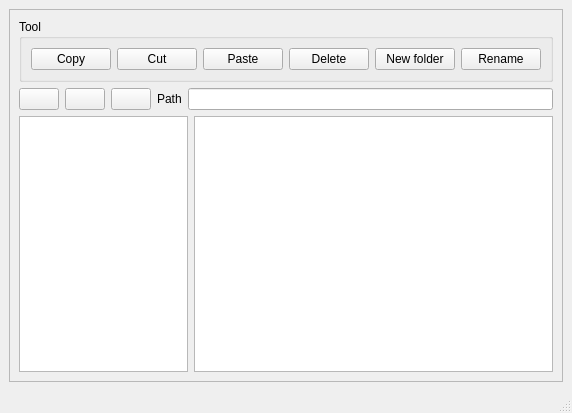
<?xml version="1.0" encoding="UTF-8"?>
<ui version="4.0">
 <class>MainWindow</class>
 <widget class="QMainWindow" name="MainWindow">
  <property name="geometry">
   <rect>
    <x>0</x>
    <y>0</y>
    <width>538</width>
    <height>413</height>
   </rect>
  </property>
  <property name="windowTitle">
   <string>MainWindow</string>
  </property>
  <widget class="QWidget" name="centralwidget">
   <layout class="QHBoxLayout" name="horizontalLayout">
    <item>
     <widget class="QFrame" name="frame">
      <property name="frameShape">
       <enum>QFrame::StyledPanel</enum>
      </property>
      <property name="frameShadow">
       <enum>QFrame::Raised</enum>
      </property>
      <layout class="QGridLayout" name="gridLayout_2">
       <item row="0" column="0" colspan="6">
        <widget class="QGroupBox" name="Tool">
         <property name="title">
          <string>Tool</string>
         </property>
         <layout class="QHBoxLayout" name="horizontalLayout_2">
          <item>
           <widget class="QPushButton" name="Copy">
            <property name="text">
             <string>Copy</string>
            </property>
           </widget>
          </item>
          <item>
           <widget class="QPushButton" name="Cut">
            <property name="text">
             <string>Cut</string>
            </property>
           </widget>
          </item>
          <item>
           <widget class="QPushButton" name="Paste">
            <property name="text">
             <string>Paste</string>
            </property>
           </widget>
          </item>
          <item>
           <widget class="QPushButton" name="Delete">
            <property name="text">
             <string>Delete</string>
            </property>
           </widget>
          </item>
          <item>
           <widget class="QPushButton" name="Newfolder">
            <property name="text">
             <string>New folder</string>
            </property>
           </widget>
          </item>
          <item>
           <widget class="QPushButton" name="Rename">
            <property name="text">
             <string>Rename</string>
            </property>
           </widget>
          </item>
         </layout>
        </widget>
       </item>
       <item row="1" column="0">
        <widget class="QPushButton" name="back">
         <property name="text">
          <string/>
         </property>
        </widget>
       </item>
       <item row="1" column="1">
        <widget class="QPushButton" name="forward">
         <property name="text">
          <string/>
         </property>
        </widget>
       </item>
       <item row="1" column="2">
        <widget class="QPushButton" name="upto">
         <property name="text">
          <string/>
         </property>
        </widget>
       </item>
       <item row="1" column="3">
        <widget class="QLabel" name="Path">
         <property name="text">
          <string>Path</string>
         </property>
        </widget>
       </item>
       <item row="1" column="4" colspan="2">
        <widget class="QLineEdit" name="path"/>
       </item>
       <item row="2" column="0" colspan="5">
        <widget class="QTreeView" name="treeView"/>
       </item>
       <item row="2" column="5">
        <widget class="QListView" name="listView"/>
       </item>
      </layout>
     </widget>
    </item>
   </layout>
  </widget>
  <widget class="QStatusBar" name="statusbar"/>
 </widget>
 <resources/>
 <connections/>
</ui>
